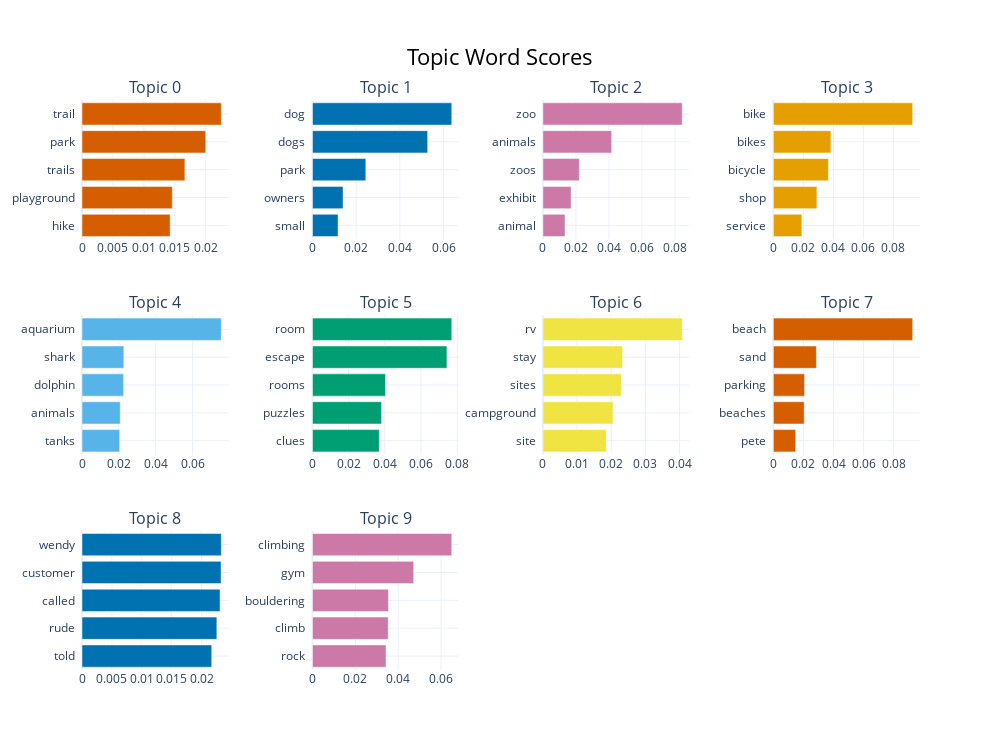

The notebook cell this image was saved under:
### Code cell
bertopic_model.visualize_barchart(top_n_topics=10)

### Figure 1 — Plotly figure (JSON) as saved in the notebook; plotly's stock layout.template omitted (floating-point values rounded to 4 significant figures)
{"data": [{"marker": {"color": "#D55E00"}, "orientation": "h", "type": "bar", "x": [0.01424, 0.01459, 0.01663, 0.02, 0.02251], "xaxis": "x", "y": ["hike  ", "playground  ", "trails  ", "park  ", "trail  "], "yaxis": "y"}, {"marker": {"color": "#0072B2"}, "orientation": "h", "type": "bar", "x": [0.01172, 0.01401, 0.02442, 0.05271, 0.06374], "xaxis": "x2", "y": ["small  ", "owners  ", "park  ", "dogs  ", "dog  "], "yaxis": "y2"}, {"marker": {"color": "#CC79A7"}, "orientation": "h", "type": "bar", "x": [0.01341, 0.01709, 0.02204, 0.04165, 0.08437], "xaxis": "x3", "y": ["animal  ", "exhibit  ", "zoos  ", "animals  ", "zoo  "], "yaxis": "y3"}, {"marker": {"color": "#E69F00"}, "orientation": "h", "type": "bar", "x": [0.019, 0.02902, 0.03667, 0.03835, 0.09284], "xaxis": "x4", "y": ["service  ", "shop  ", "bicycle  ", "bikes  ", "bike  "], "yaxis": "y4"}, {"marker": {"color": "#56B4E9"}, "orientation": "h", "type": "bar", "x": [0.02045, 0.02077, 0.02259, 0.02272, 0.0756], "xaxis": "x5", "y": ["tanks  ", "animals  ", "dolphin  ", "shark  ", "aquarium  "], "yaxis": "y5"}, {"marker": {"color": "#009E73"}, "orientation": "h", "type": "bar", "x": [0.03691, 0.03819, 0.04036, 0.0743, 0.07696], "xaxis": "x6", "y": ["clues  ", "puzzles  ", "rooms  ", "escape  ", "room  "], "yaxis": "y6"}, {"marker": {"color": "#F0E442"}, "orientation": "h", "type": "bar", "x": [0.01856, 0.02053, 0.023, 0.02333, 0.0408], "xaxis": "x7", "y": ["site  ", "campground  ", "sites  ", "stay  ", "rv  "], "yaxis": "y7"}, {"marker": {"color": "#D55E00"}, "orientation": "h", "type": "bar", "x": [0.01479, 0.02053, 0.02074, 0.02862, 0.09259], "xaxis": "x8", "y": ["pete  ", "beaches  ", "parking  ", "sand  ", "beach  "], "yaxis": "y8"}, {"marker": {"color": "#0072B2"}, "orientation": "h", "type": "bar", "x": [0.02169, 0.02255, 0.02309, 0.02326, 0.0233], "xaxis": "x9", "y": ["told  ", "rude  ", "called  ", "customer  ", "wendy  "], "yaxis": "y9"}, {"marker": {"color": "#CC79A7"}, "orientation": "h", "type": "bar", "x": [0.03432, 0.03532, 0.03545, 0.04722, 0.06499], "xaxis": "x10", "y": ["rock  ", "climb  ", "bouldering  ", "gym  ", "climbing  "], "yaxis": "y10"}], "layout": {"annotations": [{"font": {"size": 16}, "showarrow": false, "text": "Topic 0", "x": 0.0875, "xanchor": "center", "xref": "paper", "y": 1, "yanchor": "bottom", "yref": "paper"}, {"font": {"size": 16}, "showarrow": false, "text": "Topic 1", "x": 0.3625, "xanchor": "center", "xref": "paper", "y": 1, "yanchor": "bottom", "yref": "paper"}, {"font": {"size": 16}, "showarrow": false, "text": "Topic 2", "x": 0.6375, "xanchor": "center", "xref": "paper", "y": 1, "yanchor": "bottom", "yref": "paper"}, {"font": {"size": 16}, "showarrow": false, "text": "Topic 3", "x": 0.9125, "xanchor": "center", "xref": "paper", "y": 1, "yanchor": "bottom", "yref": "paper"}, {"font": {"size": 16}, "showarrow": false, "text": "Topic 4", "x": 0.0875, "xanchor": "center", "xref": "paper", "y": 0.6222, "yanchor": "bottom", "yref": "paper"}, {"font": {"size": 16}, "showarrow": false, "text": "Topic 5", "x": 0.3625, "xanchor": "center", "xref": "paper", "y": 0.6222, "yanchor": "bottom", "yref": "paper"}, {"font": {"size": 16}, "showarrow": false, "text": "Topic 6", "x": 0.6375, "xanchor": "center", "xref": "paper", "y": 0.6222, "yanchor": "bottom", "yref": "paper"}, {"font": {"size": 16}, "showarrow": false, "text": "Topic 7", "x": 0.9125, "xanchor": "center", "xref": "paper", "y": 0.6222, "yanchor": "bottom", "yref": "paper"}, {"font": {"size": 16}, "showarrow": false, "text": "Topic 8", "x": 0.0875, "xanchor": "center", "xref": "paper", "y": 0.2444, "yanchor": "bottom", "yref": "paper"}, {"font": {"size": 16}, "showarrow": false, "text": "Topic 9", "x": 0.3625, "xanchor": "center", "xref": "paper", "y": 0.2444, "yanchor": "bottom", "yref": "paper"}], "height": 750, "hoverlabel": {"bgcolor": "white", "font": {"family": "Rockwell", "size": 16}}, "showlegend": false, "title": {"font": {"color": "Black", "size": 22}, "text": "Topic Word Scores", "x": 0.5, "xanchor": "center", "yanchor": "top"}, "width": 1000, "xaxis": {"anchor": "y", "autorange": true, "domain": [0, 0.175], "range": [0, 0.02369], "showgrid": true, "type": "linear"}, "xaxis10": {"anchor": "y10", "autorange": true, "domain": [0.275, 0.45], "range": [0, 0.06841], "showgrid": true, "type": "linear"}, "xaxis11": {"anchor": "y11", "domain": [0.55, 0.725], "showgrid": true}, "xaxis12": {"anchor": "y12", "domain": [0.825, 1], "showgrid": true}, "xaxis2": {"anchor": "y2", "autorange": true, "domain": [0.275, 0.45], "range": [0, 0.0671], "showgrid": true, "type": "linear"}, "xaxis3": {"anchor": "y3", "autorange": true, "domain": [0.55, 0.725], "range": [0, 0.08881], "showgrid": true, "type": "linear"}, "xaxis4": {"anchor": "y4", "autorange": true, "domain": [0.825, 1], "range": [0, 0.09773], "showgrid": true, "type": "linear"}, "xaxis5": {"anchor": "y5", "autorange": true, "domain": [0, 0.175], "range": [0, 0.07958], "showgrid": true, "type": "linear"}, "xaxis6": {"anchor": "y6", "autorange": true, "domain": [0.275, 0.45], "range": [0, 0.08102], "showgrid": true, "type": "linear"}, "xaxis7": {"anchor": "y7", "autorange": true, "domain": [0.55, 0.725], "range": [0, 0.04294], "showgrid": true, "type": "linear"}, "xaxis8": {"anchor": "y8", "autorange": true, "domain": [0.825, 1], "range": [0, 0.09747], "showgrid": true, "type": "linear"}, "xaxis9": {"anchor": "y9", "autorange": true, "domain": [0, 0.175], "range": [0, 0.02452], "showgrid": true, "type": "linear"}, "yaxis": {"anchor": "x", "autorange": true, "domain": [0.7556, 1], "range": [-0.5, 4.5], "showgrid": true, "type": "category"}, "yaxis10": {"anchor": "x10", "autorange": true, "domain": [0, 0.2444], "range": [-0.5, 4.5], "showgrid": true, "type": "category"}, "yaxis11": {"anchor": "x11", "domain": [0, 0.2444], "showgrid": true}, "yaxis12": {"anchor": "x12", "domain": [0, 0.2444], "showgrid": true}, "yaxis2": {"anchor": "x2", "autorange": true, "domain": [0.7556, 1], "range": [-0.5, 4.5], "showgrid": true, "type": "category"}, "yaxis3": {"anchor": "x3", "autorange": true, "domain": [0.7556, 1], "range": [-0.5, 4.5], "showgrid": true, "type": "category"}, "yaxis4": {"anchor": "x4", "autorange": true, "domain": [0.7556, 1], "range": [-0.5, 4.5], "showgrid": true, "type": "category"}, "yaxis5": {"anchor": "x5", "autorange": true, "domain": [0.3778, 0.6222], "range": [-0.5, 4.5], "showgrid": true, "type": "category"}, "yaxis6": {"anchor": "x6", "autorange": true, "domain": [0.3778, 0.6222], "range": [-0.5, 4.5], "showgrid": true, "type": "category"}, "yaxis7": {"anchor": "x7", "autorange": true, "domain": [0.3778, 0.6222], "range": [-0.5, 4.5], "showgrid": true, "type": "category"}, "yaxis8": {"anchor": "x8", "autorange": true, "domain": [0.3778, 0.6222], "range": [-0.5, 4.5], "showgrid": true, "type": "category"}, "yaxis9": {"anchor": "x9", "autorange": true, "domain": [0, 0.2444], "range": [-0.5, 4.5], "showgrid": true, "type": "category"}}}
